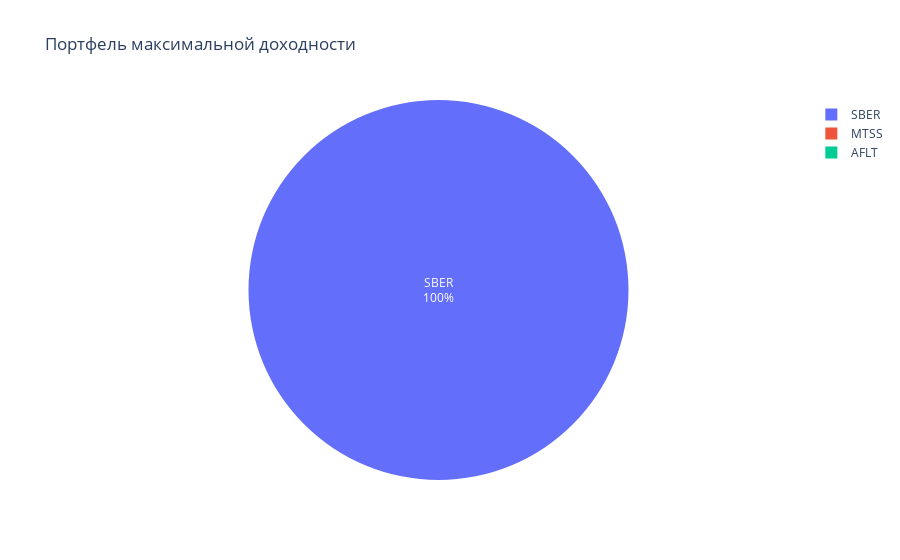

This figure's notebook cell:
### Code cell
x, r_p, sigm_p = MaximizeReturns(returns)
index = np.arange(1, len(x) + 1)

data = {'STOCK' : df.columns, 
        'E(R)' : returns.mean(), 
        'sigm(R)' : returns.std(),
        'WEIGHTS': x}

parametrs = pd.DataFrame.from_dict(data).set_index(index)

fig = px.pie(parametrs, values='WEIGHTS', names='STOCK', title='Портфель максимальной доходности')
fig.update_traces(textposition='inside', textinfo='percent+label')
fig.show()

print(f'Доходность: {round(r_p * 100, 2)}%\nРиск: {round(sigm_p * 100, 2)}%')
parametrs

### Figure 1 — Plotly figure (JSON) as saved in the notebook; plotly's stock layout.template omitted (floating-point values rounded to 4 significant figures)
{"data": [{"domain": {"x": [0, 1], "y": [0, 1]}, "hovertemplate": "STOCK=%{label}<br>WEIGHTS=%{value}<extra></extra>", "labels": ["MTSS", "SBER", "AFLT"], "legendgroup": "", "name": "", "showlegend": true, "textinfo": "percent+label", "textposition": "inside", "type": "pie", "values": [0, 1, 0]}], "layout": {"legend": {"tracegroupgap": 0}, "title": {"text": "Портфель максимальной доходности"}}}
